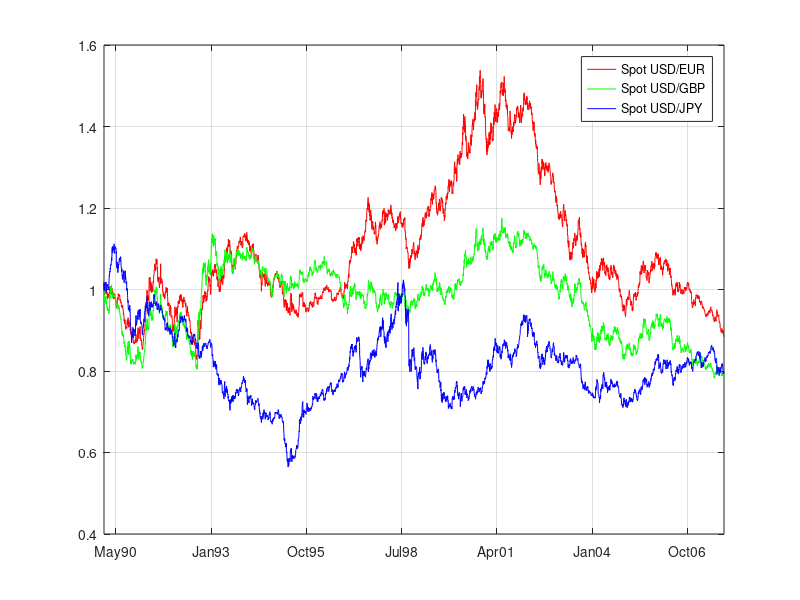
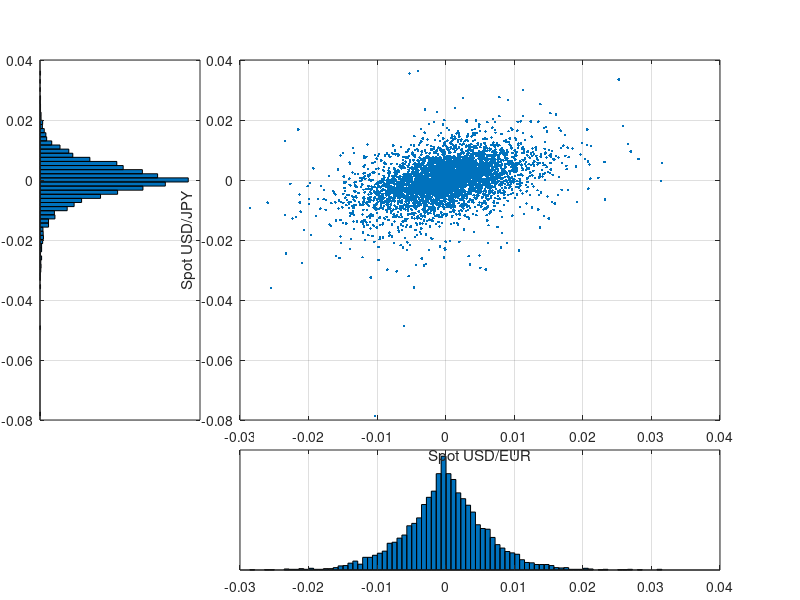

MATLAB code to generate these figures, in order:
% this script plots the joint and marginal distributions of USD spot FX daily changes
% it computes the summary statistics of the distribution
% see "Risk and Asset Allocation"-Springer (2005), by A. Meucci

clc; clear; close all

%%%%%%%%%%%%%%%%%%%%%%%%%%%%%%%%%%%%%%%%%%%%%%%%%%%%%%%%%%%%%%%%%%%%%%%%%%%%%%%%%%%%%%%%%%%%%%%%%%%%%%%%%%%%%%%%%%%%%%%%%%%%%%%%%%%%%
% inputs

% upload sample
load('db_FX');

% select invariants (two among USD/EUR, USD/GBP, USD/JPY, daily log-changes)
Pick=[1 3]; 

%%%%%%%%%%%%%%%%%%%%%%%%%%%%%%%%%%%%%%%%%%%%%%%%%%%%%%%%%%%%%%%%%%%%%%%%%%%%%%%%%%%%%%%%%%%%%%%%%%%%%%%%%%%%%%%%%%%%%%%%%%%%%%%%%%%%%
Dates=Data(:,1);
% plots series
figure
plot(Dates,Data(:,2)/Data(1,2),'r');
hold on
plot(Dates,Data(:,3)/Data(1,3),'g');
hold on
plot(Dates,Data(:,4)/Data(1,4),'b');
legend(Fields(2).Name,Fields(3).Name,Fields(4).Name,'location','best')
xlim([Dates(1) Dates(end)])
datetick('x','mmmyy','keeplimits','keepticks');
grid on

%%%%%%%%%%%%%%%%%%%%%%%%%%%%%%%%%%%%%%%%%%%%%%%%%%%%%%%%%%%%%%%%%%%%%%%%%%%%%%%%%%%%%%%%%%%%%%%%%%%%%%%%%%%%%%%%%%%%%%%%%%%%%%%%%%%%%%%%%%%
LogFX=[log(Data(:,Pick(1)+1)) log(Data(:,Pick(2)+1))];
X = LogFX(2:end,:)-LogFX(1:end-1,:);
T=size(X,1);


figure 
% marginals
NumBins=round(10*log(T));

subplot('Position',[.05 .3 .2 .6]) 
[n,D]=hist(X(:,2),NumBins);
barh(D,n,1);
[y_lim]=get(gca,'ylim');
set(gca,'xtick',[])
grid on

subplot('Position',[.3 .05 .6 .2]) 
[n,D]=hist(X(:,1),NumBins);
bar(D,n,1);
[x_lim]=get(gca,'xlim');
set(gca,'ytick',[])
grid on

% scatter plot
subplot('Position',[.3 .3 .6 .6]) 
h=plot(X(:,1),X(:,2),'.');
set(gca,'xlim',x_lim,'ylim',y_lim)
grid on
xlabel(Fields(Pick(1)+1).Name)
ylabel(Fields(Pick(2)+1).Name)

% compute summary statistics

Sample_Mean=mean(X)
Sample_Covariance=cov(X);
Sample_Standard_Deviation=sqrt(diag(Sample_Covariance))'
Sample_Correlation=Sample_Covariance(1,2)/(sqrt(Sample_Covariance(1,1)*Sample_Covariance(2,2)))
